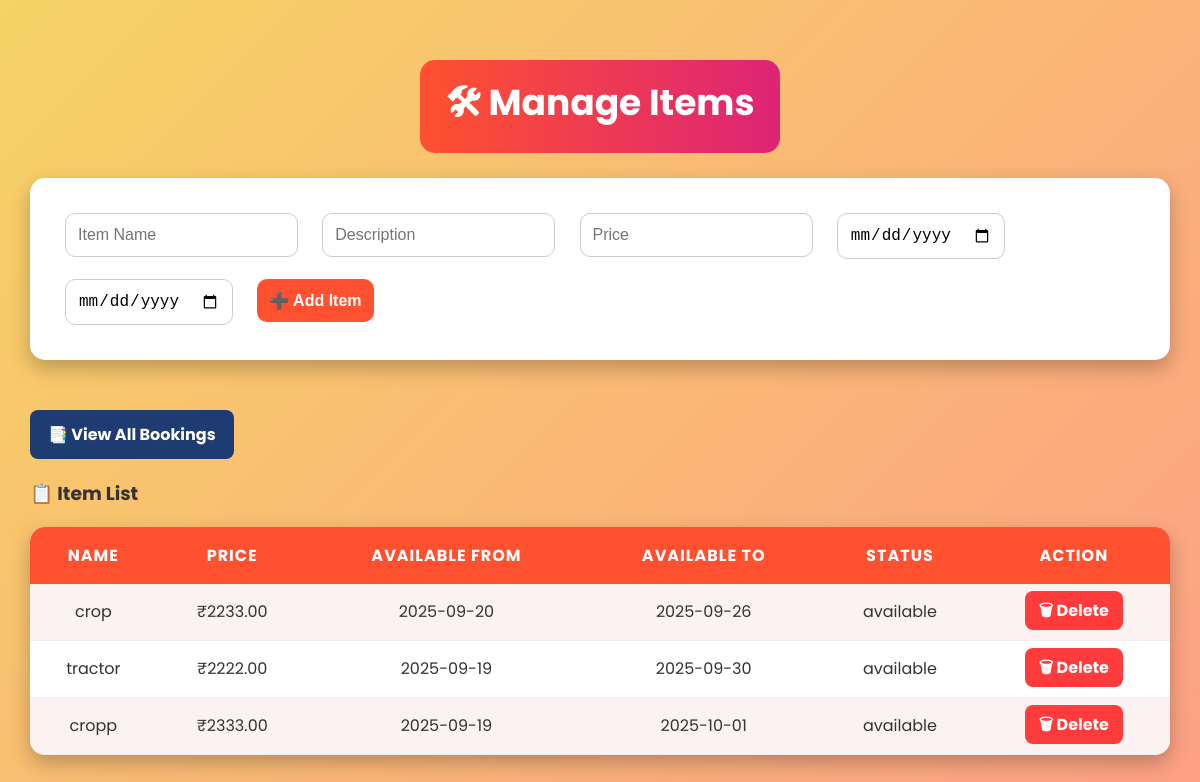
Screenshot of /admin_items.php (signed in) with the database file from the repository.
### tables this page shows
CREATE TABLE `items` (
  `item_id` int(11) NOT NULL,
  `item_name` varchar(100) NOT NULL,
  `description` text DEFAULT NULL,
  `price` decimal(10,2) NOT NULL,
  `available_from` date DEFAULT NULL,
  `available_to` date DEFAULT NULL,
  `status` enum('available','unavailable') DEFAULT 'available',
  `created_at` timestamp NOT NULL DEFAULT current_timestamp()
);

### admin_items.php (the view, shortened to what this page needs)
<?php
require('conn.php');
$result = $con->query("SELECT * FROM items");
?>
<!DOCTYPE html>
<html lang="en">
<head>
</head>
<body>
<center><h2>🛠 Manage Items</h2></center>
<form method="POST">
    <input type="text" name="item_name" placeholder="Item Name" required>
    <input type="text" name="description" placeholder="Description">
    <input type="number" step="0.01" name="price" placeholder="Price" required>
    <input type="date" name="available_from" required min="<?= date('Y-m-d') ?>">
    <input type="date" name="available_to" required min="<?= date('Y-m-d') ?>">
    <button type="submit" name="add">➕ Add Item</button>
</form>
<p>
    <a href="admin_bookings.php" class="view-btn">📑 View All Bookings</a>
</p>
<h3 style="margin-top:20px;">📋 Item List</h3>
<table>
<tr>
    <th>Name</th>
    <th>Price</th>
    <th>Available From</th>
    <th>Available To</th>
    <th>Status</th>
    <th>Action</th>
</tr>
<?php while($row = $result->fetch_assoc()){ ?>
<tr>
    <td><?= $row['item_name'] ?></td>
    <td>₹<?= $row['price'] ?></td>
    <td><?= $row['available_from'] ?></td>
    <td><?= $row['available_to'] ?></td>
    <td><?= $row['status'] ?></td>
    <td>
        <a href="admin_items.php?delete=<?= $row['item_id'] ?>" class="delete-btn"
           onclick="return confirmDelete(<?= $row['item_id'] ?>)">🗑 Delete</a>
    </td>
</tr>
<?php } ?>
</table>
</body>
</html>

### admin_items.php (style rules this page uses)
body { font-family: 'Poppins', sans-serif; margin: 0; padding: 30px; background: linear-gradient(135deg, #f6d365, #fda085); color: #333; }
h2 { text-align: center; font-size: 36px; margin-bottom: 25px; color: #fff; background: linear-gradient(to right, #ff512f, #dd2476); padding: 15px 25px; border-radius: 15px; display: inline-block; animation: fadeInDown 1s ease; }
form { background: #fff; padding: 25px; border-radius: 15px; box-shadow: 0 8px 20px rgba(0,0,0,0.25); margin-bottom: 30px; animation: fadeIn 1.2s ease; }
form input, form button { padding: 12px; margin: 10px; border-radius: 10px; border: 1px solid #ccc; font-size: 16px; outline: none; transition: 0.3s; }
form button { background: #ff512f; border: none; color: #fff; font-weight: bold; cursor: pointer; }
.view-btn { display: inline-block; padding: 12px 18px; margin-top: 20px; background: #1e3c72; color: #fff; text-decoration: none; border-radius: 8px; font-weight: bold; transition: 0.3s; }
table { width: 100%; border-collapse: collapse; background: #fff; border-radius: 15px; overflow: hidden; box-shadow: 0 8px 20px rgba(0,0,0,0.25); animation: fadeIn 1.4s ease; }
th { background: #ff512f; color: #fff; padding: 16px; text-transform: uppercase; letter-spacing: 1px; }
td { text-align: center; padding: 14px; border-bottom: 1px solid #eee; }
tr:nth-child(even) { background: #fdf2f2; }
a.delete-btn { padding: 8px 14px; background: #ff3b3b; color: #fff; border-radius: 8px; text-decoration: none; transition: 0.3s; font-weight: bold; }

### rows the page displays
items: item_name "crop", price "2233.00", available_from "2025-09-20", available_to "2025-09-26", status "available"
items: item_name "tractor", price "2222.00", available_from "2025-09-19", available_to "2025-09-30", status "available"
items: item_name "cropp", price "2333.00", available_from "2025-09-19", available_to "2025-10-01", status "available"
